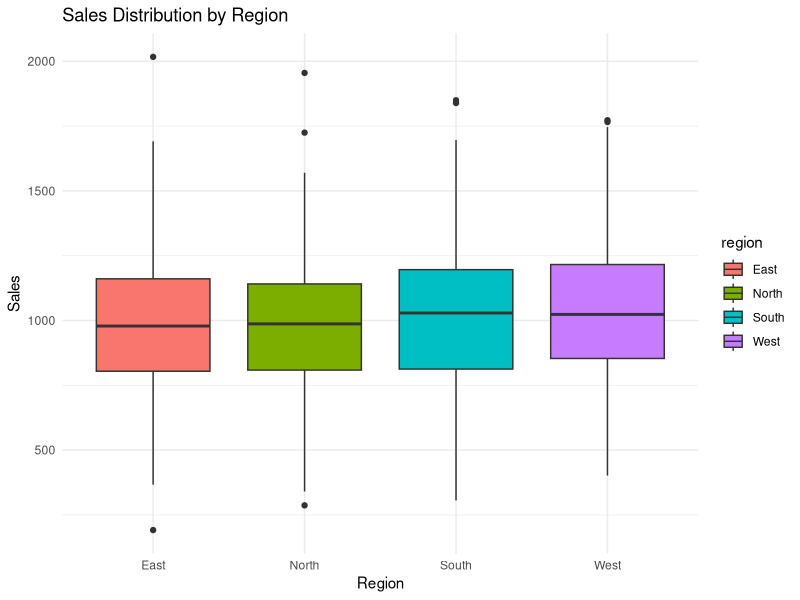
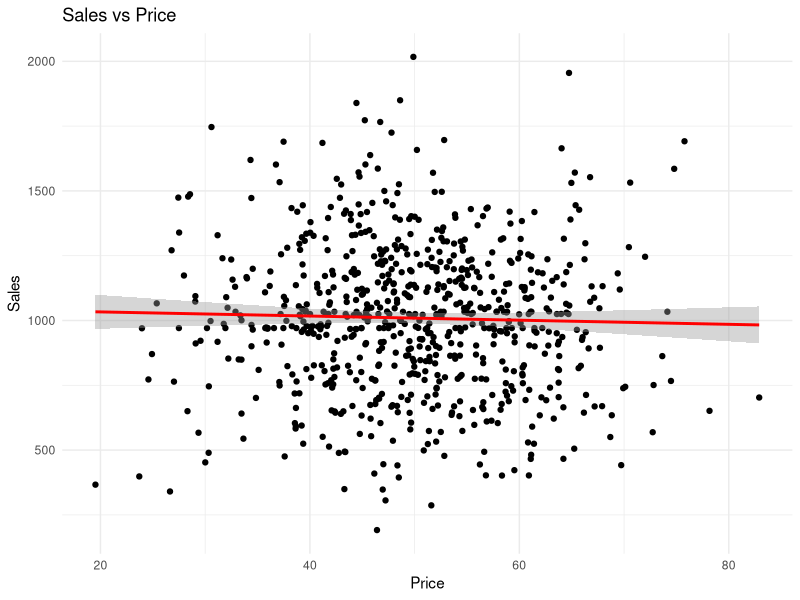

Write the R code that produced these figures, in order.
# Comprehensive R Script: EDA to Predictive Analysis
# Libraries required
library(dplyr)
library(ggplot2)
library(data.table)
library(lubridate)
library(caret)
library(tidyverse)
library(tidyselect)
library(tidyverse)
library(tidyr)
library(tidyselect)
library(ggplot2)
library(data.table)
library(readxl)
library(readr)
library(psych)
library(writexl)


# Set seed for reproducibility
set.seed(123)

# 1. Simulate a mock dataset (replace this with your own data import if available)
data <- data.frame(
  date = seq(as.Date("2023-01-01"), as.Date("2024-12-31"), by = "day"),
  region = sample(c("North", "South", "East", "West"), 731, replace = TRUE),
  category = sample(c("Electronics", "Clothing", "Food"), 731, replace = TRUE),
  sales = rnorm(731, mean = 1000, sd = 300),
  price = rnorm(731, mean = 50, sd = 10)
)

# Add some missing values for realism
data$sales[sample(1:731, 50)] <- NA

# Convert to data.table for efficiency
data <- as.data.table(data)

view(data)
# 2. Data Cleaning
# Check for missing values
cat("Missing values in each column:\n")
print(colSums(is.na(data)))

# Impute missing sales with median by category
data[, sales := ifelse(is.na(sales), median(sales, na.rm = TRUE), sales), by = category]

# Convert date and extract month
data[, date := as.Date(date)]
data[, month := month(date)]

# 3. Exploratory Data Analysis (EDA)
# Summary statistics
cat("\nSummary of sales by region and category:\n")
eda_summary <- data[, .(total_sales = sum(sales), avg_sales = mean(sales)), by = .(region, category)]
print(eda_summary)

view(eda_summary)

## checking for outliers

## dealing with outliers


# Visualization: Boxplot of sales by region
ggplot(data, aes(x = region, y = sales, fill = region)) +
  geom_boxplot() +
  labs(title = "Sales Distribution by Region", x = "Region", y = "Sales") +
  theme_minimal()

class(data)

# Correlation between sales and price
cor_sales_price <- cor(data$sales, data$price, use = "complete.obs")
cat("\nCorrelation between sales and price:", cor_sales_price, "\n")

## finding the correlation matrix and heatmap


# Scatterplot with regression line
ggplot(data, aes(x = price, y = sales)) +
  geom_point() +
  geom_smooth(method = "lm", color = "red") +
  labs(title = "Sales vs Price", x = "Price", y = "Sales") +
  theme_minimal()

# 4. Big Data Processing (Simulate large data)
# Replicate dataset 100 times
large_data <- rbindlist(replicate(100, data, simplify = FALSE))
cat("\nDimensions of large dataset:", dim(large_data), "\n")

# Time a grouped operation
system.time({
  large_summary <- large_data[, .(avg_sales = mean(sales)), by = .(region, category)]
})
cat("\nLarge dataset summary:\n")
print(head(large_summary))

# 5. Predictive Modeling
# Prepare data for modeling
model_data <- data[, .(sales, region, category, month)]
model_data <- na.omit(model_data)

# Split into training and testing sets (70% train, 30% test)
train_index <- createDataPartition(model_data$sales, p = 0.7, list = FALSE)
train_data <- model_data[train_index, ]
test_data <- model_data[-train_index, ]

# Train a linear regression model
model <- lm(sales ~ region + category + month, data = train_data)

# Predict on test data
predictions <- predict(model, newdata = test_data)

# Evaluate model
rmse <- sqrt(mean((test_data$sales - predictions)^2))
r_squared <- summary(model)$r.squared
cat("\nModel Evaluation:\n")
cat("RMSE:", rmse, "\n")
cat("R-squared:", r_squared, "\n")

# Interpretation
cat("The model explains", round(r_squared * 100, 2), "% of the variance in sales.\n")

